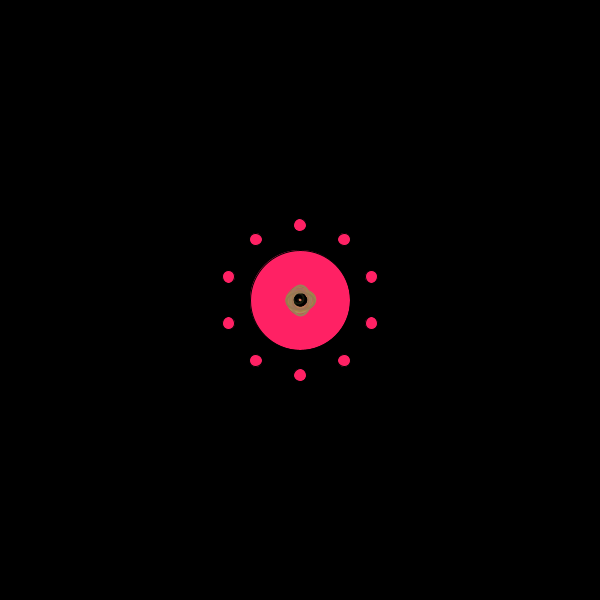
Frame 1 (no input)
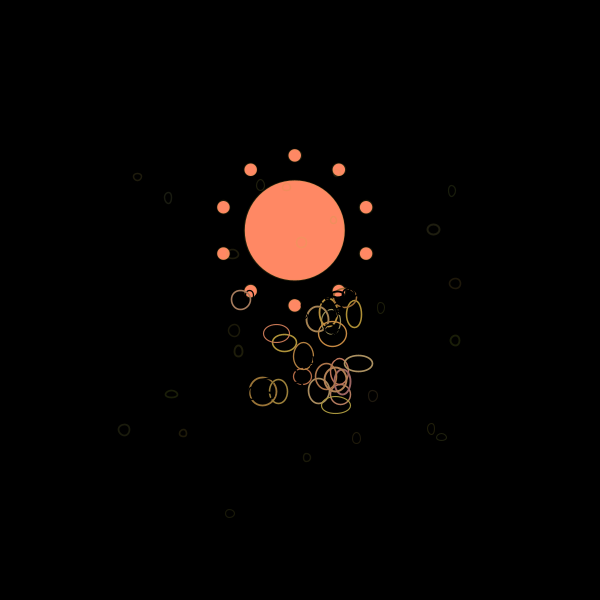
Frame 60 (the mouse pressed at the canvas centre just before this capture)
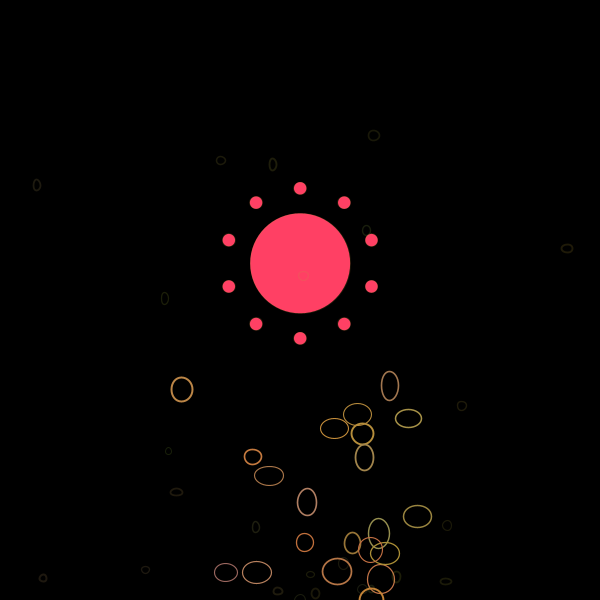
Frame 120 (the mouse held since frame 60 and released just before this capture)

The Processing sketch that drew these frames (run headless with seeded random() and noise(); from frame 60 on, the mouse is pressed at the canvas centre):

// Processing sketch: processing_81063
// ── processing_81063.pde

/*
 * MaryamMobiniA3_02.pde
 * Created by Maryam Mobini
 * November 11, 2012
 * mma99@sfu.ca
 * "MadeYourCodeBetter" is an improved version of "MakeMeBetterCode"
 */


Bubble bubble ;
int step = 10;
float centx, centy;
// for the new class
int numParticles = 100;
float lovely = 150;

// IceParticles and BubbleParticles are subclasses of GenParticles,
// so they can be stored in a Gen Particle array!
GenParticle[] p = new GenParticle[numParticles];

void setup() {
  frameRate(30);
  size(600, 600) ;


  bubble = new Bubble(width/2, height/2, 100) ;
  centx = width/2;
  centy = height/2;
  //
  for (int i = 0; i < p.length; i++) {
    if (random(12) > 8) {
      float velX = random(-3, 3);    // set the initial velocities to throw particles from all sides of the origin
      float velY = random(-3, 3);
      p[i] = new aParticle(width/2, height/2, velX, velY, 2.0, width/2, height/2);
    }
    else {
      if (random(12)<4) {
        float velX = random(-1, 1);  // the ice cubes have a smaller initial velocity than bubbles, which are lighter
        float velY = random(-1, 1);
        p[i] = new bParticle(width/2, height/2, velX, velY, 5.0, width/2, height/2);
      }
      else {
        float velX = random(-1, 1);  // the ice cubes have a smaller initial velocity than bubbles, which are lighter
        float velY = random(-1, 1);
        p[i] = new cParticle(width/2, height/2, velX, velY, 2.0, width/2, height/2);
      }
    }
  }
}



void draw() {

  background(0);
  fill(0, 20);
  bubble.render() ;
  bubble.update();
  //
  // rectMode(CORNER);
  // rect(0, 0, width, height);
  for (int i = 0; i < p.length; i++) {
    p[i].update();
    p[i].regenerate();
    p[i].display();
  }
}
void mousePressed() { 
  bubble.init();
}

/*
 * Bubble.pde
 * Created by Maryam Mobini
 * November 11, 2012
 * mma99@sfu.ca
 *  Draws an ellipse filled with n ellipses around the centre point
 *  extends Matter, inherits xpos, ypo, diam
 */

class Bubble extends Matter {

  ArrayList matters ; // the arraylist to store inside matters
  float nMatters ; // number of ellipses on the inside
  float matterSize  ; // relative size of the elippses
  float matterFromCentre  ; // relative distance from the centre
  int count, life, step;
  float origx, origy;
  float x1, y1, x2, y2;
  int rd, gr, bl, alph;
  float angle, radius;


  // constructor
  Bubble(float _x, float _y, float _d) {

    super(_x, _y, _d) ;

    matters = new ArrayList() ; // an array list for the inside matters
    nMatters = 10 ; // number of matters on the inside
    matterSize = diam * 0.125 ; // relative size of the elippses
    matterFromCentre = diam * 0.75 ; // relative distance from the centre

    // generate the matters inside around the edges of a circle
    // adding them to the array list
    for (float theta=0.0; theta < TWO_PI; theta += TWO_PI/nMatters) {
      float x = sin(theta) * matterFromCentre ;
      float y = cos(theta) * matterFromCentre ;
      matters.add(new CircularMatter(x, y, matterSize)) ; // add it to the aray list
    }
  } // end constructor

  // the render method defined in the abstract class Matter
  void render() {
    // color the ellipse

    fill(xpos, random(150), diam);

    ellipse(xpos, ypos, diam, diam) ; // the containing ellipse

    pushMatrix(); // push onto the matrix stack
    translate(xpos, ypos) ; // displace the matrix
    // iterate through our array list 
    for (int i=0; i< matters.size(); i++) {
      Matter matter = (Matter) matters.get(i) ; // get the current object in the araylist (is from the abstract class Matter)
      matter.render() ; // draw the item
    }
    popMatrix() ; // pop off the matrix stack
  } // end render

  // not animating yet, but could come in handy when I want to make it interesting
  void update() {
    count += step;
    angle = count; 
    // project x2pos,ypos from x1,y1, and draw a line to it
    xpos = centx + (radius * cos(angle));
    ypos = centy + (radius * sin(angle));
    // reset for next update
    x1 = xpos; 
    y1 = ypos;



    // expiration  
    if (count >= life) { 
      init();
    }
  }
  void init() {

    count = 0;
    step = int(random(20));
    life = 180 * int(random(5) + 1);
    radius = random(200);
    x1 = 20;
  }
}

/*
 * CircularMatter.pde
 * Created by Maryam Mobini
 * November 11, 2012
 * mma99@sfu.ca
 * Draws an ellipse at coords with diameter
 * extends Matter, inherits xpos, ypo, diam
 */



public class CircularMatter extends Matter {

  // simple constructor used to init variables
  CircularMatter(float _x, float _y, float _d) {
    super(_x, _y, _d) ;
  }

  // the render method defined in the abstract class Item
  // draws an ellipse
  void render() {
    ellipse(xpos, ypos, diam, diam) ;
  }
} // end class


/*
 * GenParticle.pde
 * Created by Maryam Mobini
 * November 11, 2012
 * mma99@sfu.ca
 */

class GenParticle extends Particle {
  float originX, originY;

  GenParticle(float xIn, float yIn, float vxIn, float vyIn, float r, float ox, float oy) {
    super(xIn, yIn, vxIn, vyIn, r);
    originX = ox;
    originY = oy;
  }

  void regenerate() {
    if ((x > width + radius) || (x < -radius) ||
      (y > height + radius) || (y < -radius)) {
      x = originX;
      y = originY;
      vx = random(-1.0, 1.0);
      vy = random(-4.0, -2.0);
    }
  }
}
/*
 * Matter.pde
 * Created by Maryam Mobini
 * November 11, 2012
 * mma99@sfu.ca
 *  Abstract class defines attributes for xpos, ypo, diam
 *  defines render method
 */

abstract class Matter {

  float xpos, ypos ; // used for coords
  float diam ;      // used for size

  // The construcot
  Matter(float _x, float _y, float _d) {
    xpos = _x ;
    ypos = _y ;
    diam = _d ;
  }

  // used for drawing code
  abstract void render() ;
}

/*
 * Particle.pde
 * Created by Maryam Mobini
 * November 11, 2012
 * mma99@sfu.ca
 */


class Particle {
  float x, y; // The x- and y-coordinates
  float vx, vy; // The x- and y-velocities
  float radius; // Particle radius
  float gravity = 0.025;

  Particle(float xpos, float ypos, float velx, float vely, float r) {
    x = xpos;
    y = ypos;
    vx = velx;
    vy = vely;
    radius = r;
  }

  void update() {
    vy = vy + gravity;
    y += vy;
    x += vx;
  }

  void display() {
    ellipse(x, y, radius*2, radius*2);
  }
}

/*
 * aParticle.pde
 * Created by Maryam Mobini
 * November 11, 2012
 * mma99@sfu.ca
 */


class aParticle extends GenParticle {

  aParticle(float xIn, float yIn, float vxIn, float vyIn, float r, float ox, float oy) {
    super(xIn, yIn, vxIn, vyIn, r, ox, oy);
  }

  void regenerate() {
    if ((x > width + radius) || (x < -radius) ||
      (y > height + radius) || (y < -radius)) {
      x =width/2;
      y = height;
      vx = random(-10.0, 10.0);
      vy = random(-4.0, 8.0);
    }
  }
  void display() {
    noFill();
    strokeWeight(random(1, 2));
    stroke(random(150, 200), random(150, 200), random(50, 100), 40);
    ellipse(x, y, radius*random(3, 6), radius*random(3, 6));
  }
}

/*
 * bParticle.pde
 * Created by Maryam Mobini
 * November 11, 2012
 * mma99@sfu.ca
 */

class bParticle extends GenParticle {

  bParticle(float xIn, float yIn, float vxIn, float vyIn, float r, float ox, float oy) {
    super(xIn, yIn, vxIn, vyIn, r, ox, oy);
  }

  void regenerate() {
    if ((x > width + radius) || (x < -radius) ||
      (y > height + radius) || (y < -radius)) {
      x = originX+10;
      y = height;
      vx = random(-8.0, 15.0);  
      vy = random(-4.0, -20.0);
      radius=random(4, 9);
    }
  }
  void display() {
    noFill();
    strokeWeight(random(1, 2));
    stroke(random(150, 200), random(100, 150), random(50, 100));
    ellipse(x, y, radius*random(3, 6), radius*random(3, 6));
  }
}

/*
 * cParticle.pde
 * Created by Maryam Mobini
 * November 11, 2012
 * mma99@sfu.ca
 */


class cParticle extends GenParticle {

  cParticle(float xIn, float yIn, float vxIn, float vyIn, float r, float ox, float oy) {
    super(xIn, yIn, vxIn, vyIn, r, ox, oy);
  }

  void regenerate() {
    if ((x > width + radius) || (x < -radius) ||
      (y > height + radius) || (y < -radius)) {
      x = width/2;
      y = height;
      vx = random(-5, 12.0);   
      vy = random(-16.0, 20.0);
    }
  }
  void display() {
    noFill();
    strokeWeight(random(1, 2));
    stroke(mouseX);
    ellipse(x, y, radius*random(3, 6), radius*random(3, 6));
  }
}
